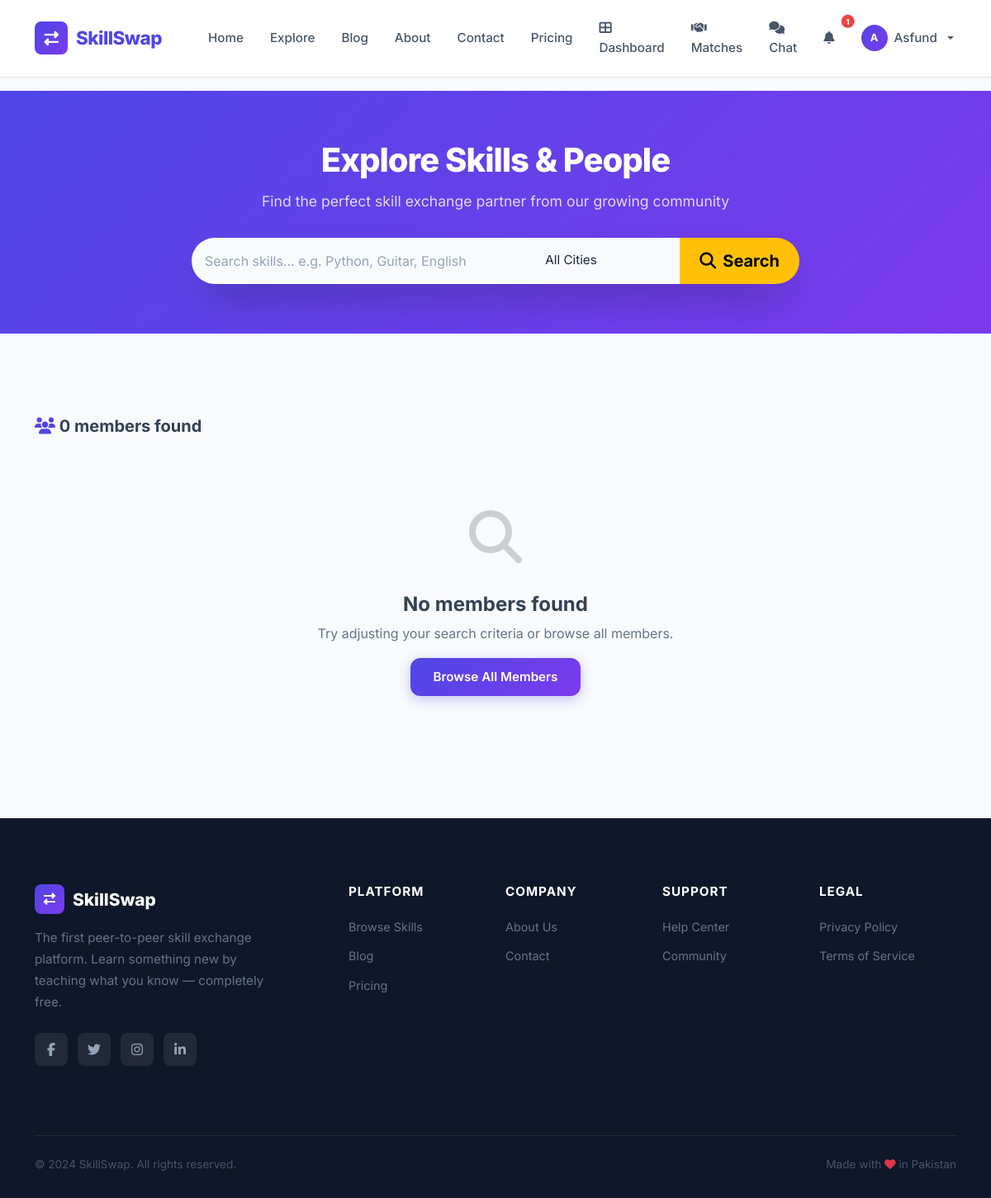
Page /explore (signed in) on the committed database.
### app/models.py (models this page shows, shortened)
class User(UserMixin, db.Model):
    __tablename__ = 'users'
    id = db.Column(db.Integer, primary_key=True)
    full_name = db.Column(db.String(100), nullable=False)
    email = db.Column(db.String(120), unique=True, nullable=False)
    password_hash = db.Column(db.String(256), nullable=False)
    phone = db.Column(db.String(20))
    city = db.Column(db.String(50))
    bio = db.Column(db.Text)
    profile_pic = db.Column(db.String(200), default='default.png')
    is_admin = db.Column(db.Boolean, default=False)
    is_verified = db.Column(db.Boolean, default=False)
    account_type = db.Column(db.String(20), default='free')
    reset_token = db.Column(db.String(100))
    otp_code = db.Column(db.String(6))
    otp_created_at = db.Column(db.DateTime)
    otp_purpose = db.Column(db.String(20))
    created_at = db.Column(db.DateTime, default=datetime.utcnow)
    updated_at = db.Column(db.DateTime, default=datetime.utcnow, onupdate=datetime.utcnow)
    skills_offering = db.relationship('SkillOffering', backref='user', lazy=True, cascade='all, delete-orphan')
    skills_wanted = db.relationship('SkillWanted', backref='user', lazy=True, cascade='all, delete-orphan')
    reviews_given = db.relationship('Review', foreign_keys='Review.reviewer_id', backref='reviewer', lazy=True)
    reviews_received = db.relationship('Review', foreign_keys='Review.reviewed_user_id', backref='reviewed_user', lazy=True)
    notifications = db.relationship('Notification', backref='user', lazy=True, cascade='all, delete-orphan')
    def get_unread_notification_count(self):
        return Notification.query.filter_by(user_id=self.id, is_read=False).count()

### app/routes/skills.py (the view)
@skills_bp.route('/explore')
def explore():
    search = request.args.get('search', '')
    category_id = request.args.get('category', '')
    city = request.args.get('city', '')
    query = User.query
    if search:
        query = query.join(SkillOffering).filter(
            SkillOffering.skill_name.ilike(f'%{search}%')
        )
    if city:
        query = query.filter(User.city == city)
    users = query.all()
    users_with_skills = []
    for user in users:
        if len(user.skills_offering) > 0:
            users_with_skills.append(user)
    categories = Category.query.all()
    cities = db.session.query(User.city).filter(
        User.city.isnot(None),
        User.city != ''
    ).distinct().all()
    cities = [c[0] for c in cities]
    return render_template('explore.html',
                           users=users_with_skills,
                           categories=categories,
                           cities=cities,
                           search=search,
                           selected_city=city)

### app/models.py (called while the page is built)
@login_manager.user_loader
def load_user(user_id):
    return User.query.get(int(user_id))

### app/templates/explore.html (shortened to what this page needs)
{% extends "base.html" %}
{% block content %}
<section style="background:var(--gradient-1); padding:60px 0; color:white; text-align:center;">
    <div class="container">
        <h1 style="font-size:2.5rem; font-weight:800; letter-spacing:-1px; margin-bottom:12px;">
            Explore Skills & People
        </h1>
        <p style="opacity:0.8; font-size:1.1rem; margin-bottom:30px;">
            Find the perfect skill exchange partner from our growing community
        </p>
        <div class="row justify-content-center">
            <div class="col-md-8">
                <form method="GET" action="{{ url_for('skills.explore') }}">
                    <div class="input-group input-group-lg" style="border-radius:var(--radius-full); overflow:hidden; box-shadow:var(--shadow-2xl);">
                        <input type="text" name="search" class="form-control border-0 py-3" placeholder="Search skills... e.g. Python, Guitar, English" value="{{ search }}" style="font-size:1rem;">
                        <select name="city" class="form-select border-0" style="max-width:180px; font-size:0.95rem;">
                            <option value="">All Cities</option>
                        </select>
                        <button class="btn btn-warning px-4 fw-bold" type="submit">
                            <i class="fas fa-search"></i> Search
                        </button>
                    </div>
                </form>
            </div>
        </div>
    </div>
</section>
<section class="section section-gray">
    <div class="container">
        <div class="d-flex justify-content-between align-items-center mb-4">
            <h5 class="fw-bold mb-0" style="color:var(--gray-700);">
                <i class="fas fa-users" style="color:var(--primary);"></i>
                {{ users|length }} member{{ 's' if users|length != 1 else '' }} found
            </h5>
        </div>
        {% if users %}
        <div class="row g-4">
            {% for user in users %}
            <div class="col-md-6 col-lg-4">
                <div class="card h-100" style="border:1px solid var(--gray-200); border-radius:var(--radius-lg);">
                    <div class="card-body p-4">
                        <div class="d-flex align-items-center gap-3 mb-3">
                            <div style="width:55px;height:55px;border-radius:50%;background:var(--gradient-1);display:flex;align-items:center;justify-content:center;color:white;font-weight:700;font-size:1.3rem;">
                                {{ user.full_name[0] }}
                            </div>
                            <div>
                                <h5 class="mb-0 fw-bold" style="font-size:1.05rem;">{{ user.full_name }}</h5>
                                {% if user.city %}
                                <small style="color:var(--gray-500);">
                                    <i class="fas fa-map-marker-alt"></i> {{ user.city }}
                                </small>
                                {% endif %}
                            </div>
                        </div>
                        {% if user.bio %}
                        <p style="color:var(--gray-500); font-size:0.9rem; margin-bottom:16px;">
                            {{ user.bio[:80] }}{% if user.bio|length > 80 %}...{% endif %}
                        </p>
                        {% endif %}
                        <div class="mb-3">
                            <small class="fw-bold" style="color:var(--gray-500); text-transform:uppercase; letter-spacing:1px; font-size:0.75rem;">
                                Can Teach
                            </small>
                            <div class="mt-1">
                                {% for skill in user.skills_offering[:4] %}
                                <span class="skill-badge offering" style="font-size:0.8rem; padding:5px 12px;">
                                    {{ skill.skill_name }}
                                </span>
                                {% endfor %}
                                {% if user.skills_offering|length > 4 %}
                                <span style="color:var(--gray-400); font-size:0.8rem;">+{{ user.skills_offering|length - 4 }} more</span>
                                {% endif %}
                            </div>
                        </div>
                        {% if user.skills_wanted %}
                        <div class="mb-3">
                            <small class="fw-bold" style="color:var(--gray-500); text-transform:uppercase; letter-spacing:1px; font-size:0.75rem;">
                                Wants to Learn
                            </small>
                            <div class="mt-1">
                                {% for skill in user.skills_wanted[:3] %}
                                <span class="skill-badge wanted" style="font-size:0.8rem; padding:5px 12px;">
                                    {{ skill.skill_name }}
                                </span>
                                {% endfor %}
                            </div>
                        </div>
                        {% endif %}
                        <a href="{{ url_for('profile.view_profile', user_id=user.id) }}" class="btn btn-primary btn-sm w-100 mt-2">
                            View Profile <i class="fas fa-arrow-right"></i>
                        </a>
                    </div>
                </div>
            </div>
            {% endfor %}
        </div>
        {% else %}
        <div class="text-center py-5">
            <div style="font-size:4rem; opacity:0.2; margin-bottom:16px;">
                <i class="fas fa-search"></i>
            </div>
            <h4 class="fw-bold" style="color:var(--gray-700);">No members found</h4>
            <p style="color:var(--gray-500);">Try adjusting your search criteria or browse all members.</p>
            <a href="{{ url_for('skills.explore') }}" class="btn btn-primary">
                Browse All Members
            </a>
        </div>
        {% endif %}
    </div>
</section>
{% endblock %}

### app/templates/base.html (shortened to what this page needs)
<!DOCTYPE html>
<html lang="en">
<head>
    <link href="https://cdn.jsdelivr.net/npm/bootstrap@5.3.0/dist/css/bootstrap.min.css" rel="stylesheet">
    <link rel="stylesheet" href="https://cdnjs.cloudflare.com/ajax/libs/font-awesome/6.5.0/css/all.min.css">
    <link rel="stylesheet" href="{{ url_for('static', filename='css/style.css') }}">
</head>
<body>
    <nav class="navbar navbar-expand-lg sticky-top" id="mainNav">
        <div class="container">
            <a class="navbar-brand" href="{{ url_for('main.index') }}">
                <span class="brand-icon"><i class="fas fa-exchange-alt"></i></span>
                SkillSwap
            </a>
            <div class="collapse navbar-collapse" id="navbarNav">
                <ul class="navbar-nav me-auto ms-4">
                    <li class="nav-item"><a class="nav-link" href="{{ url_for('main.index') }}">Home</a></li>
                    <li class="nav-item"><a class="nav-link" href="{{ url_for('skills.explore') }}">Explore</a></li>
                    <li class="nav-item"><a class="nav-link" href="{{ url_for('blog.blog_list') }}">Blog</a></li>
                    <li class="nav-item"><a class="nav-link" href="{{ url_for('main.about') }}">About</a></li>
                    <li class="nav-item"><a class="nav-link" href="{{ url_for('main.contact') }}">Contact</a></li>
                    <li class="nav-item"><a class="nav-link" href="{{ url_for('main.pricing') }}">Pricing</a></li>
                </ul>
                <ul class="navbar-nav align-items-center">
                    {% if current_user.is_authenticated %}
                    <li class="nav-item">
                        <a class="nav-link" href="{{ url_for('main.dashboard') }}"><i class="fas fa-th-large"></i> Dashboard</a>
                    </li>
                    <li class="nav-item">
                        <a class="nav-link" href="{{ url_for('matching.find_matches') }}"><i class="fas fa-handshake"></i> Matches</a>
                    </li>
                    <li class="nav-item">
                        <a class="nav-link" href="{{ url_for('chat.chat_list') }}"><i class="fas fa-comments"></i> Chat</a>
                    </li>
                    <li class="nav-item">
                        <a class="nav-link position-relative" href="{{ url_for('notifications.all_notifications') }}">
                            <i class="fas fa-bell"></i>
                            {% if current_user.get_unread_notification_count() > 0 %}
                            <span class="position-absolute top-0 start-100 translate-middle badge rounded-pill" style="background:var(--danger); font-size:0.6rem;">
                                {{ current_user.get_unread_notification_count() }}
                            </span>
                            {% endif %}
                        </a>
                    </li>
                    <li class="nav-item dropdown">
                        <a class="nav-link dropdown-toggle d-flex align-items-center gap-2" href="#" data-bs-toggle="dropdown">
                            <div style="width:32px;height:32px;border-radius:50%;background:var(--gradient-1);display:flex;align-items:center;justify-content:center;color:white;font-size:0.8rem;font-weight:700;overflow:hidden;">
                                {% if current_user.profile_pic and current_user.profile_pic != 'default.png' %}
                                <img src="{{ url_for('static', filename='images/avatars/' + current_user.profile_pic) }}" style="width:100%;height:100%;object-fit:cover;">
                                {% else %}
                                {{ current_user.full_name[0] }}
                                {% endif %}
                            </div>
                            {{ current_user.full_name.split()[0] }}
                        </a>
                    </li>
                    {% endif %}
                </ul>
            </div>
        </div>
    </nav>
    <main>{% block content %}{% endblock %}</main>
    <footer class="footer">
        <div class="container">
            <div class="row">
                <div class="col-lg-4 mb-4">
                    <div class="footer-brand">
                        <span class="brand-icon"><i class="fas fa-exchange-alt"></i></span>
                        SkillSwap
                    </div>
                    <p class="footer-description">The first peer-to-peer skill exchange platform. Learn something new by teaching what you know — completely free.</p>
                    <div class="social-links">
                        <a href="#" class="social-link"><i class="fab fa-facebook-f"></i></a>
                        <a href="#" class="social-link"><i class="fab fa-twitter"></i></a>
                        <a href="#" class="social-link"><i class="fab fa-instagram"></i></a>
                        <a href="#" class="social-link"><i class="fab fa-linkedin-in"></i></a>
                    </div>
                </div>
                <div class="col-lg-2 col-md-4 col-6 mb-4">
                    <h6>Platform</h6>
                    <ul class="footer-links">
                        <li><a href="{{ url_for('skills.explore') }}">Browse Skills</a></li>
                        <li><a href="{{ url_for('blog.blog_list') }}">Blog</a></li>
                        <li><a href="{{ url_for('main.pricing') }}">Pricing</a></li>
                    </ul>
                </div>
                <div class="col-lg-2 col-md-4 col-6 mb-4">
                    <h6>Company</h6>
                    <ul class="footer-links">
                        <li><a href="{{ url_for('main.about') }}">About Us</a></li>
                        <li><a href="{{ url_for('main.contact') }}">Contact</a></li>
                    </ul>
                </div>
                <div class="col-lg-2 col-md-4 col-6 mb-4">
                    <h6>Support</h6>
                    <ul class="footer-links">
                        <li><a href="#">Help Center</a></li>
                        <li><a href="#">Community</a></li>
                    </ul>
                </div>
                <div class="col-lg-2 col-md-4 col-6 mb-4">
                    <h6>Legal</h6>
                    <ul class="footer-links">
                        <li><a href="#">Privacy Policy</a></li>
                        <li><a href="#">Terms of Service</a></li>
                    </ul>
                </div>
            </div>
            <div class="footer-bottom">
                <p>&copy; 2024 SkillSwap. All rights reserved.</p>
                <p>Made with <i class="fas fa-heart text-danger"></i> in Pakistan</p>
            </div>
        </div>
    </footer>
</body>
</html>

### rows in the picture
User: get_unread_notification_count "1", full_name "A", full_name "Asfund"

### other values in the picture
{{ users|length }} "0"
{{ 's' if users|length != 1 else '' }} "s"
